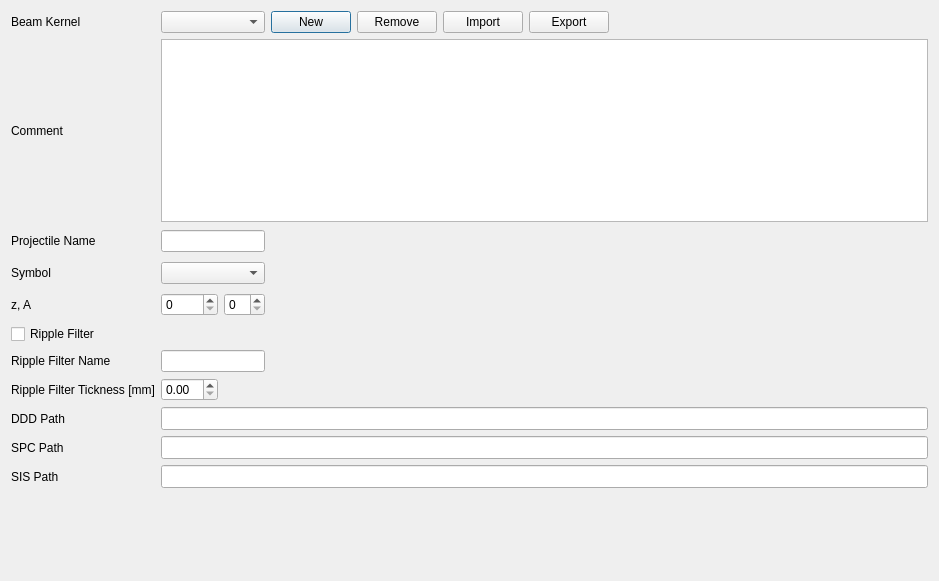
<?xml version="1.0" encoding="UTF-8"?>
<ui version="4.0">
 <class>KernelDialog</class>
 <widget class="QDialog" name="KernelDialog">
  <property name="geometry">
   <rect>
    <x>0</x>
    <y>0</y>
    <width>939</width>
    <height>581</height>
   </rect>
  </property>
  <property name="windowTitle">
   <string>Kernel Setup</string>
  </property>
  <layout class="QGridLayout" name="gridLayout">
   <item row="0" column="0">
    <widget class="QLabel" name="label">
     <property name="text">
      <string>Beam Kernel</string>
     </property>
    </widget>
   </item>
   <item row="0" column="2" colspan="2">
    <widget class="QComboBox" name="comboBox_5">
     <property name="toolTip">
      <string>Select a kernel to edit</string>
     </property>
    </widget>
   </item>
   <item row="0" column="4">
    <widget class="QPushButton" name="pushButton">
     <property name="toolTip">
      <string>Setup a new kernel.</string>
     </property>
     <property name="text">
      <string>New</string>
     </property>
    </widget>
   </item>
   <item row="0" column="5">
    <widget class="QPushButton" name="pushButton_2">
     <property name="toolTip">
      <string>Remove this kernel from the kernel list.</string>
     </property>
     <property name="text">
      <string>Remove</string>
     </property>
    </widget>
   </item>
   <item row="0" column="6">
    <widget class="QPushButton" name="pushButton_3">
     <property name="toolTip">
      <string>Import kernel data settings</string>
     </property>
     <property name="text">
      <string>Import</string>
     </property>
    </widget>
   </item>
   <item row="0" column="7">
    <widget class="QPushButton" name="pushButton_4">
     <property name="toolTip">
      <string>Export kernel data settings</string>
     </property>
     <property name="text">
      <string>Export</string>
     </property>
    </widget>
   </item>
   <item row="0" column="8">
    <spacer name="horizontalSpacer_3">
     <property name="orientation">
      <enum>Qt::Horizontal</enum>
     </property>
     <property name="sizeHint" stdset="0">
      <size>
       <width>420</width>
       <height>20</height>
      </size>
     </property>
    </spacer>
   </item>
   <item row="1" column="0">
    <widget class="QLabel" name="label_2">
     <property name="text">
      <string>Comment</string>
     </property>
    </widget>
   </item>
   <item row="1" column="2" colspan="7">
    <widget class="QTextEdit" name="textEdit">
     <property name="toolTip">
      <string>Any comment describing this data set.</string>
     </property>
    </widget>
   </item>
   <item row="2" column="0">
    <widget class="QLabel" name="label_5">
     <property name="text">
      <string>Projectile Name</string>
     </property>
    </widget>
   </item>
   <item row="2" column="2" colspan="2">
    <widget class="QLineEdit" name="lineEdit">
     <property name="toolTip">
      <string>Free text projectile names, e.g. &quot;Negative Pi Mesons&quot;</string>
     </property>
    </widget>
   </item>
   <item row="2" column="4" colspan="5">
    <spacer name="horizontalSpacer_2">
     <property name="orientation">
      <enum>Qt::Horizontal</enum>
     </property>
     <property name="sizeHint" stdset="0">
      <size>
       <width>590</width>
       <height>26</height>
      </size>
     </property>
    </spacer>
   </item>
   <item row="3" column="0">
    <widget class="QLabel" name="label_24">
     <property name="text">
      <string>Symbol</string>
     </property>
    </widget>
   </item>
   <item row="3" column="2" colspan="2">
    <widget class="QComboBox" name="comboBox">
     <property name="toolTip">
      <string>IUPAC Symbol to use for this beam</string>
     </property>
    </widget>
   </item>
   <item row="3" column="4" colspan="5">
    <spacer name="horizontalSpacer_8">
     <property name="orientation">
      <enum>Qt::Horizontal</enum>
     </property>
     <property name="sizeHint" stdset="0">
      <size>
       <width>590</width>
       <height>26</height>
      </size>
     </property>
    </spacer>
   </item>
   <item row="4" column="0">
    <widget class="QLabel" name="label_22">
     <property name="text">
      <string>z, A</string>
     </property>
    </widget>
   </item>
   <item row="4" column="2">
    <widget class="QSpinBox" name="spinBox">
     <property name="toolTip">
      <string>Projectile charge</string>
     </property>
    </widget>
   </item>
   <item row="4" column="3">
    <widget class="QSpinBox" name="spinBox_2">
     <property name="toolTip">
      <string>Projectil nucleon number</string>
     </property>
    </widget>
   </item>
   <item row="4" column="4" colspan="5">
    <spacer name="horizontalSpacer_11">
     <property name="orientation">
      <enum>Qt::Horizontal</enum>
     </property>
     <property name="sizeHint" stdset="0">
      <size>
       <width>590</width>
       <height>26</height>
      </size>
     </property>
    </spacer>
   </item>
   <item row="5" column="0">
    <widget class="QCheckBox" name="checkBox">
     <property name="toolTip">
      <string>Toggle whether a Ripple Filter is used or not.</string>
     </property>
     <property name="text">
      <string>Ripple Filter</string>
     </property>
    </widget>
   </item>
   <item row="5" column="2" colspan="7">
    <spacer name="horizontalSpacer">
     <property name="orientation">
      <enum>Qt::Horizontal</enum>
     </property>
     <property name="sizeHint" stdset="0">
      <size>
       <width>737</width>
       <height>20</height>
      </size>
     </property>
    </spacer>
   </item>
   <item row="6" column="0">
    <widget class="QLabel" name="label_6">
     <property name="text">
      <string>Ripple Filter Name</string>
     </property>
    </widget>
   </item>
   <item row="6" column="2" colspan="2">
    <widget class="QLineEdit" name="lineEdit_6">
     <property name="toolTip">
      <string>Free ripple filter name, e.g. &quot;GSI 2D 4mm&quot;</string>
     </property>
    </widget>
   </item>
   <item row="6" column="4" colspan="4">
    <spacer name="horizontalSpacer_4">
     <property name="orientation">
      <enum>Qt::Horizontal</enum>
     </property>
     <property name="sizeHint" stdset="0">
      <size>
       <width>40</width>
       <height>20</height>
      </size>
     </property>
    </spacer>
   </item>
   <item row="7" column="0" colspan="2">
    <widget class="QLabel" name="label_23">
     <property name="text">
      <string>Ripple Filter Tickness [mm]</string>
     </property>
    </widget>
   </item>
   <item row="7" column="2">
    <widget class="QDoubleSpinBox" name="doubleSpinBox">
     <property name="toolTip">
      <string>Ripple filter thickness. Will only be used for documentation purposes.</string>
     </property>
    </widget>
   </item>
   <item row="8" column="0">
    <widget class="QLabel" name="label_25">
     <property name="text">
      <string>DDD Path</string>
     </property>
    </widget>
   </item>
   <item row="8" column="2" colspan="7">
    <widget class="QLineEdit" name="lineEdit_8">
     <property name="font">
      <font>
       <family>Courier</family>
      </font>
     </property>
     <property name="toolTip">
      <string>Path to DDD files, holding the depth dose data.</string>
     </property>
    </widget>
   </item>
   <item row="9" column="0">
    <widget class="QLabel" name="label_26">
     <property name="text">
      <string>SPC Path</string>
     </property>
    </widget>
   </item>
   <item row="9" column="2" colspan="7">
    <widget class="QLineEdit" name="lineEdit_9">
     <property name="font">
      <font>
       <family>Courier</family>
      </font>
     </property>
     <property name="toolTip">
      <string>Path to SPC files, holding the particle energy spectra.</string>
     </property>
    </widget>
   </item>
   <item row="10" column="0">
    <widget class="QLabel" name="label_27">
     <property name="text">
      <string>SIS Path</string>
     </property>
    </widget>
   </item>
   <item row="10" column="2" colspan="7">
    <widget class="QLineEdit" name="lineEdit_10">
     <property name="font">
      <font>
       <family>Courier</family>
      </font>
     </property>
     <property name="toolTip">
      <string>Optional file describing the accelerator capabilities. If not given, a dummy table will be made.</string>
     </property>
    </widget>
   </item>
   <item row="11" column="1">
    <spacer name="verticalSpacer">
     <property name="orientation">
      <enum>Qt::Vertical</enum>
     </property>
     <property name="sizeHint" stdset="0">
      <size>
       <width>20</width>
       <height>90</height>
      </size>
     </property>
    </spacer>
   </item>
  </layout>
 </widget>
 <resources/>
 <connections/>
</ui>
